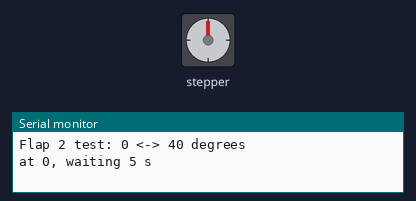
A sketch run on a simulated Arduino Uno, built with avr-gcc and run on an emulated ATmega328P. Shown: stepper motor, the last lines printed to the serial monitor. Wiring (inferred from the names in the program): stepper motor (2048 steps per turn assumed): coils pin 4, pin 5, pin 6, pin 7.

Above: at 0.05 s.
At 6.05 s:
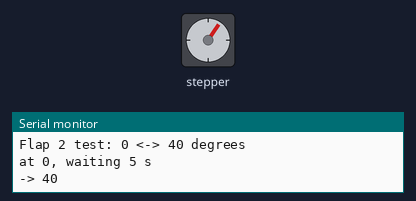
At 12.05 s:
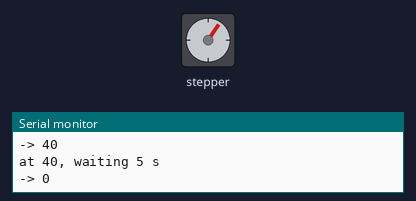
Timing chart, 0 to 16.4 s (numbered marks = the images above):
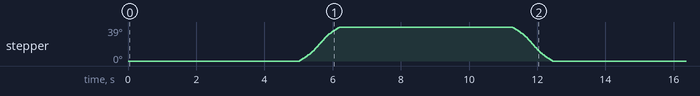

Measured:
- by itself, stepper: turns 39° clockwise in 1.2 s, then 39° counter-clockwise in 1.2 s, repeating every 12.6 s

The sketch:

sketch_nov23a.ino
```cpp
// TEST: flap 2 only (28BYJ-48 + ULN2003)
// Repeats forever: 0 -> 40 degrees, wait, back to 0, wait
// Coils are powered while moving and while open, switched OFF at 0.
//
// Wiring (flap 2 driver -> Arduino):
//   IN1 -> D4
//   IN2 -> D5
//   IN3 -> D6
//   IN4 -> D7
//   +   -> external 5V supply, GND shared with the Arduino
//   -   -> GND
//
// Wherever the shaft is at power-on counts as 0 degrees.
// Open the Serial Monitor (9600 baud) to see what it is doing.

const int  PINS[4]        = {4, 5, 6, 7};   // IN1, IN2, IN3, IN4
const int  OPEN_ANGLE     = 40;             // turns the wrong way? use -40
const int  PAUSE_MS       = 5000;           // wait at each position (ms) = 5 seconds

const long STEPS_PER_REV  = 2048;           // 28BYJ-48 full-step
const long START_DELAY_US = 8000;           // bigger = slower = more torque
const long RUN_DELAY_US   = 4000;
const long RAMP_STEPS     = 80;

const byte SEQ[4][4] = {
  {1, 1, 0, 0},
  {0, 1, 1, 0},
  {0, 0, 1, 1},
  {1, 0, 0, 1}
};

int  phase       = 0;
long currentStep = 0;

void applyPhase() {
  for (int i = 0; i < 4; i++) digitalWrite(PINS[i], SEQ[phase][i]);
}

void releaseMotor() {
  for (int i = 0; i < 4; i++) digitalWrite(PINS[i], LOW);
}

void moveToAngle(int angle) {
  long n = (long)angle * STEPS_PER_REV / 360 - currentStep;
  if (n == 0) return;
  applyPhase();
  int  dir   = (n > 0) ? 1 : -1;
  long total = abs(n);

  for (long i = 0; i < total; i++) {
    long fromEdge = min(i, total - 1 - i);
    long d = (fromEdge >= RAMP_STEPS)
             ? RUN_DELAY_US
             : START_DELAY_US - (START_DELAY_US - RUN_DELAY_US) * fromEdge / RAMP_STEPS;
    phase = (phase + dir + 4) % 4;
    applyPhase();
    currentStep += dir;
    delayMicroseconds(d);
  }
}

void setup() {
  for (int i = 0; i < 4; i++) pinMode(PINS[i], OUTPUT);
  releaseMotor();
  Serial.begin(9600);
  Serial.println("Flap 2 test: 0 <-> 40 degrees");
}

void loop() {
  Serial.println("at 0, waiting 5 s");
  delay(PAUSE_MS);          // wait at 0 (coils off)

  Serial.println("-> 40");
  moveToAngle(OPEN_ANGLE);
  Serial.println("at 40, waiting 5 s");
  delay(PAUSE_MS);          // wait at 40 (stays powered)

  Serial.println("-> 0");
  moveToAngle(0);
  delay(100);
  releaseMotor();           // no power at 0
}
```
